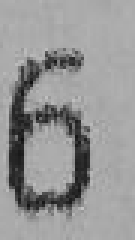
#> input picture test10.jpg, 45 x 80 px, found by its file name (shown 3 times larger)
$ python modele_2.py
#> lines starting #> are read from the running program, lines starting #| are printed output that depends on the picture; after the words box and inside, x2 and y2 are one past the last pixel; in counts of white or black regions, pixels touching at a corner belong together
#
# ATTENTION : NE PAS METTRE D'ACCENT, MEME DANS LES COMMENTAIRES
#
# import des bibliotheques
from skimage import io
from skimage.transform import resize
import matplotlib.pyplot as plt
import numpy as np
import sys


class image:
    # Initialisation d'une image composee d'un tableau 2D vide
    # (pixels) et de 2 dimensions (H = height et W = width) mises a 0
    def __init__(self, pixels=None):
        self.pixels = pixels
        if pixels is None:
            self.H = 0
            self.W = 0
        else:
            self.H, self.W = pixels.shape

    # Remplissage du tableau pixels de l'image self avec un tableau 2D (tab_pixels)
    # et affectation des dimensions de l'image self avec les dimensions
    # du tableau 2D (tab_pixels)
    def set_pixels(self, tab_pixels):
        self.pixels = tab_pixels
        self.H, self.W = self.pixels.shape

    # Lecture d'un image a partir d'un fichier de nom "file_name"
    def load_image(self, file_name, ecrire_nom=True):
#> called with file_name = 'test10.JPG', ecrire_nom = True
        if ecrire_nom:
            print("lecture image : " + file_name, end=" ")
        self.pixels = io.imread(file_name)
#> self.pixels is the input picture: shape (80, 45); min 14, max 195, mean 149.8
        self.H, self.W = self.pixels.shape
#> self.H = 80; self.W = 45
        if ecrire_nom:
            print("(" + str(self.H) + "x" + str(self.W) + ")")
#| (80x45)

    # Affichage a l'ecran d'une image
    def display(self, window_name):
        fig = plt.figure(window_name)
        if (not (self.pixels is None)):
            io.imshow(self.pixels)
            io.show()
        else:
            print("L'image est vide")

    # ==============================================================================
    # Methode de binarisation
    # 2 parametres :
    #   self : l'image a binariser
    #   S : le seuil de binarisation
    #   on retourne une nouvelle image binarisee
    # ==============================================================================

    def binaris(self, s):
        """
        Transforme cette image en noir et blanc
        :param s: Seuil de blanc pour considerer un pixel comme blanc
        :return: L'image modifiee
        """
#> called with s = 145
        pixels = np.where(self.pixels < s, 0, 255)
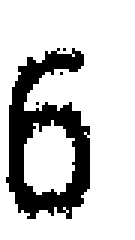
#> pixels: shape (80, 45) int64 (shown 3 times larger); 79.3% white; 4 black regions (3 under 20 px), largest, box (x1, y1, x2, y2) and area: (2, 16, 30, 73) 743
        return image(np.uint8(pixels))

    # [18 lines left out: function binaris2, not called in this run]

    # ==============================================================================
    # Dans une image binaire contenant une forme noire sur un fond blanc
    # la methode 'localisation' permet de limiter l'image au rectangle englobant
    # la forme noire
    # 1 parametre :
    #   self : l'image binaire que l'on veut recadrer
    #   on retourne une nouvelle image recadree
    # ==============================================================================

    def localisation(self):
        """
        Transforme cette image pour ne garder que la partie avec des pixels noirs
        :return: l'image modifiee
        """
        Xs, Ys = np.nonzero(self.pixels == 0)
#> Xs = 746 values from 16 to 72; Ys = 746 values, max 29 at index 344, min 2 at index 529, mean 15.09
        pixels = self.pixels[min(Xs):max(Xs) + 1, min(Ys):max(Ys) + 1]
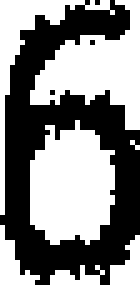
#> pixels: shape (57, 28) (shown 5 times larger); 53.3% white; 4 black regions (3 under 20 px), largest, box (x1, y1, x2, y2) and area: (0, 0, 28, 57) 743
        return image(pixels.astype(np.uint8))

    # [31 lines left out: function localisation2, not called in this run]


    # ==============================================================================
    # Methode de redimensionnement d'image
    # ==============================================================================

    def resize_im(self, new_H, new_W):
        """
        Redimensionne cette image aux dimension fournies
        :param new_H: nouvelle longueur
        :param new_W: nouvelle largeur
        :return: image modifie
        """
#> called with new_H = 100, new_W = 60
        pixels = resize(self.pixels, (new_H, new_W), 0) * 255
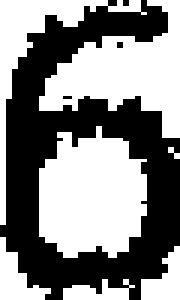
#> pixels: shape (100, 60) (shown 3 times larger); values 0 (black) and 1 (white), 53.3% white; 4 black regions (3 under 20 px), largest, box (x1, y1, x2, y2) and area: (0, 0, 60, 100) 2792
        return image(pixels.astype(np.uint8))

    # ==============================================================================
    # Methode de mesure de similitude entre l'image self et un modele im
    # ==============================================================================

    def simil_im(self, other):
        # si les tailles des images sont differentes alors les images sont differentes donc la similitude est nulle
        if self.pixels.shape != other.pixels.shape:
            return 0

        unique, counts = np.unique(self.pixels - other.pixels, return_counts=True)
#> unique = [0]; counts = [3600]
        # on utilise la methode unique qui renvoie une liste avec les valeurs uniques et une autres tableau avec les
        # nombres de fois que les valeurs apparait
        values = dict(zip(unique, counts))
#> values = {0: 3600}
        # on met en dictionnaire ces deux listes ainsi on pourra recuperer le nombre de fois que la valeur apparait quand
        # on appelle cette valeur

        if 0 in values:
            return values[0] / (self.H * self.W) # on retourne
        return 0

    # ==============================================================================
    # Methode de localisation de differents caractères sur une ligne
    # ==============================================================================

    # [18 lines left out: function localisation_ligne, not called in this run]


# fin class image


# ==============================================================================
#  Fonction de lecture des fichiers contenant les images modeles
#  Les differentes images sont mises dans une liste
# l'element '0' de la liste de la liste correspond au chiffre 0,
# l'element '1' au chiffre 1, etc.
# ==============================================================================

def lect_modeles():
    fichiers = ['_0.png', '_1.png', '_2.png', '_3.png', '_4.png', '_5.png', '_6.png',
                '_7.png', '_8.png', '_9.png']
    list_model = []
    for fichier in fichiers:
        model = image()
        model.load_image(fichier)
        list_model.append(model)
    return list_model


# ==============================================================================
# ==============================================================================

#   PROGRAMME PRINCIPAL

# ==============================================================================
# # Lecture image
# ==============================================================================

im = image()
im.load_image('test10.JPG')
im.display("image initiale")

# ==============================================================================
# Binarisation
# ==============================================================================
seuil = 145

binaris = im.binaris(seuil)
binaris.display("binaris")

#
# ==============================================================================
#  Localisation chiffre
# ==============================================================================
#

localisation = binaris.localisation()
localisation.display("localisation")

#
# ==============================================================================
# Test de la fonction resize
# ==============================================================================


resize_im = localisation.resize_im(100, 60)
resize_im.display("resize_im")

#
# ==============================================================================
# Test de la fonction similitude
# ==============================================================================

print("Similitudes :", "=============", sep="\n")
print("avec elle-même :", im.simil_im(im) * 100, "%")
print("avec son opposé :", im.simil_im(image(255 - im.pixels)) * 100, "%")
#> in __init__ (call 5), `self.pixels = pixels`:
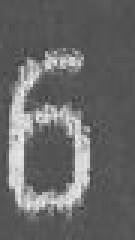
#> self.pixels: shape (80, 45) (shown 3 times larger); min 60, max 241, mean 105.2
#| avec son opposé : 0 %
avec_nulle = image(np.zeros(im.pixels.shape, dtype=np.uint8)).simil_im(im.binaris(seuil)) * 100
#> avec_nulle = 20.72
print("avec la matrice nulle: {0:.2f} %\n".format(avec_nulle))
#| avec la matrice nulle: 20.72 %

# ==============================================================================
# Lecture des chiffres modeles
# ==============================================================================

list_model = lect_modeles()
#> (the run stopped early here; a loop or call above may not have finished)

$ run again, with test6.JPG copied over test10.jpg
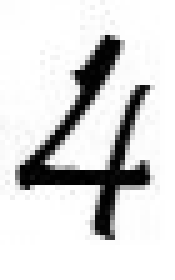
#> input picture test6.JPG, 35 x 56 px, found by its file name (shown 5 times larger)
#> in load_image, self.pixels is the input picture: shape (56, 35); min 0, max 255, mean 217
#| (56x35)
#> self.pixels: shape (56, 35); 85.3% white; 1 black region, box (x1, y1, x2, y2) and area: (3, 7, 30, 48) 288
#> Xs = 288 values from 7 to 47; Ys = 288 values, max 29 at index 61, min 3 at index 169, mean 17.89
#> in resize_im, `pixels = resize(self.pixels, (new_H, new_W), 0) * 255`:
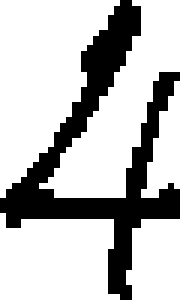
#> pixels: shape (100, 60) (shown 3 times larger); values 0 (black) and 1 (white), 74.2% white; 1 black region, box (x1, y1, x2, y2) and area: (0, 0, 60, 100) 1549
#> unique = [0]; counts = [1960]
#> values = {0: 1960}
#> in __init__ (call 5), `self.pixels = pixels`:
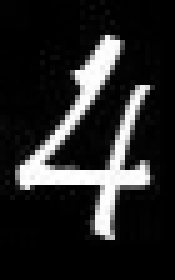
#> self.pixels: shape (56, 35) (shown 5 times larger); min 0, max 255, mean 38
#| avec son opposé : 0 %
#| avec la matrice nulle: 14.69 %

$ run again, with test7.JPG copied over test10.jpg
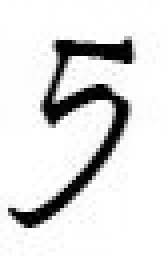
#> input picture test7.JPG, 42 x 69 px, found by its file name (shown 4 times larger)
#> in load_image, self.pixels is the input picture: shape (69, 42); min 0, max 255, mean 225
#| (69x42)
#> in binaris, `pixels = np.where(self.pixels < s, 0, 255)`:
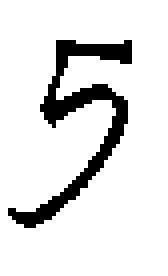
#> pixels: shape (69, 42) int64 (shown 4 times larger); 88.4% white; 1 black region, box (x1, y1, x2, y2) and area: (2, 10, 33, 57) 337
#> Xs = 337 values from 10 to 56; Ys = 337 values, max 32 at index 6, min 2 at index 297, mean 19.57
#> unique = [0]; counts = [2898]
#> values = {0: 2898}
#> in __init__ (call 5), `self.pixels = pixels`:
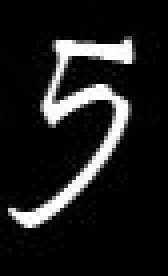
#> self.pixels: shape (69, 42) (shown 4 times larger); min 0, max 255, mean 30
#| avec son opposé : 0 %
#| avec la matrice nulle: 11.63 %
